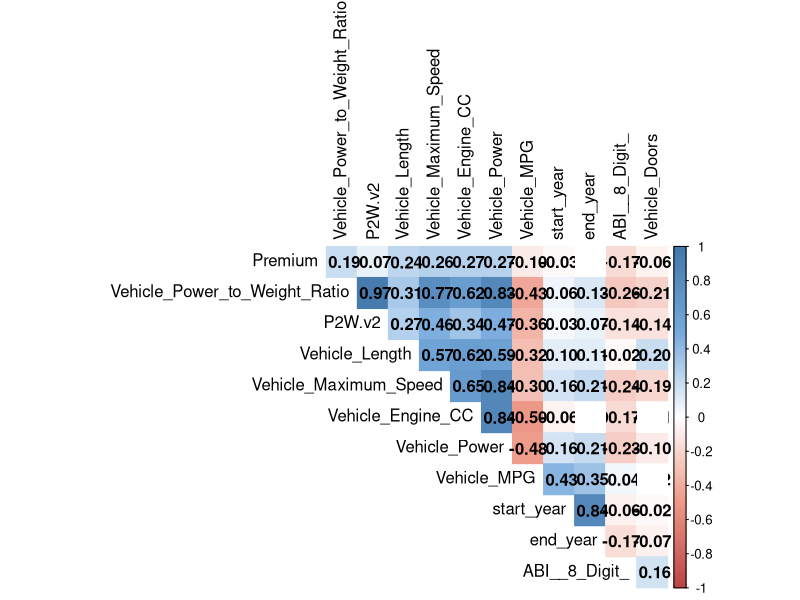
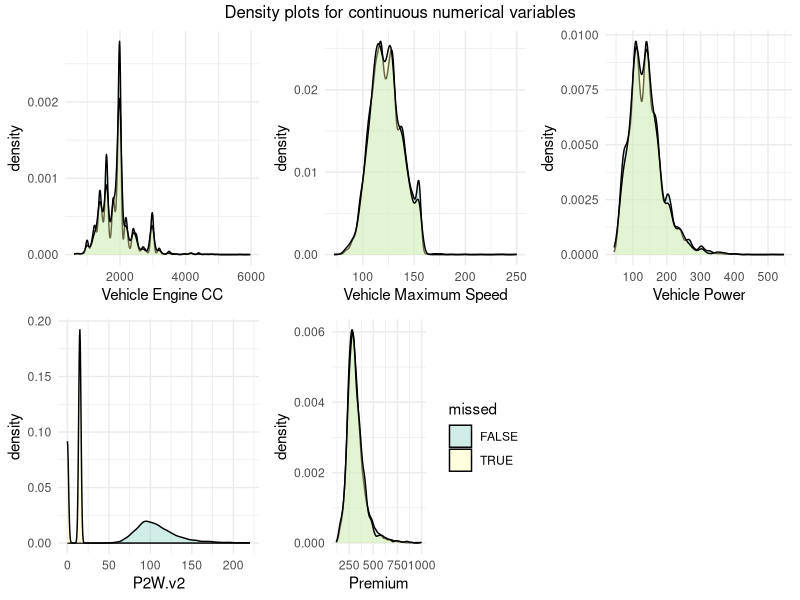
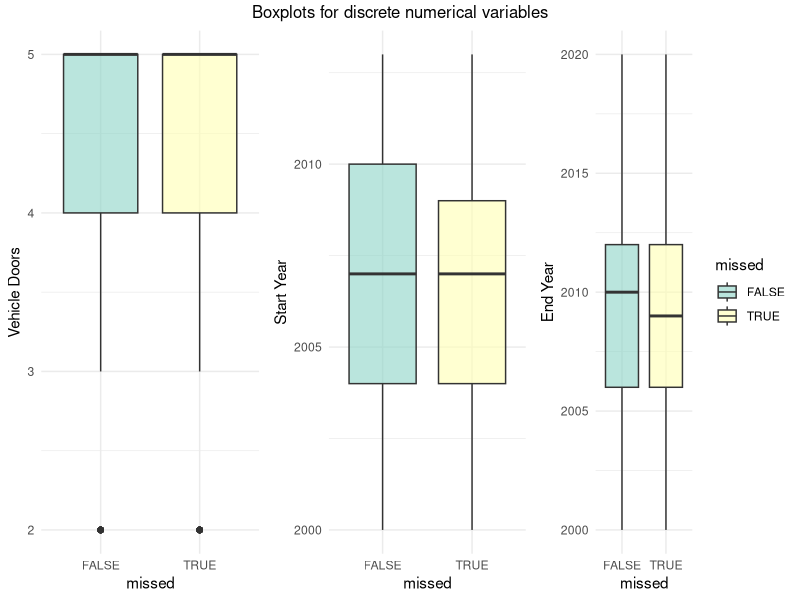
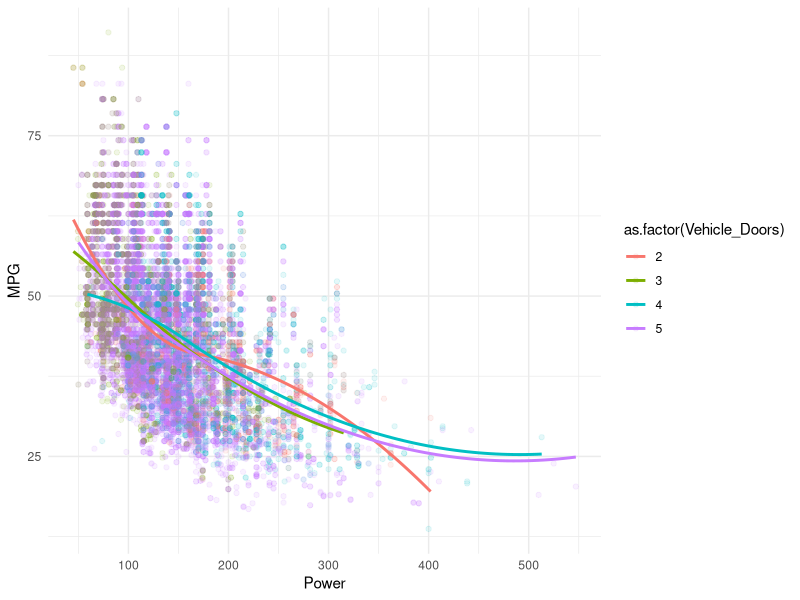
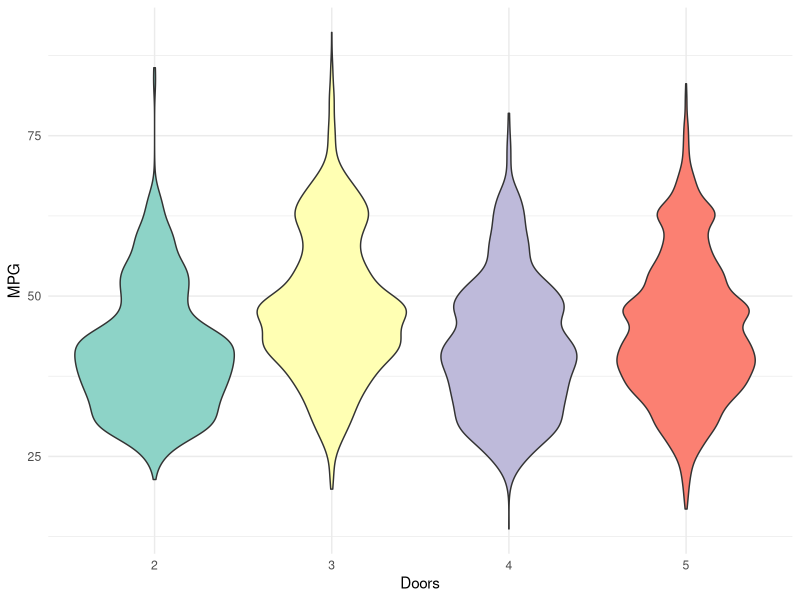
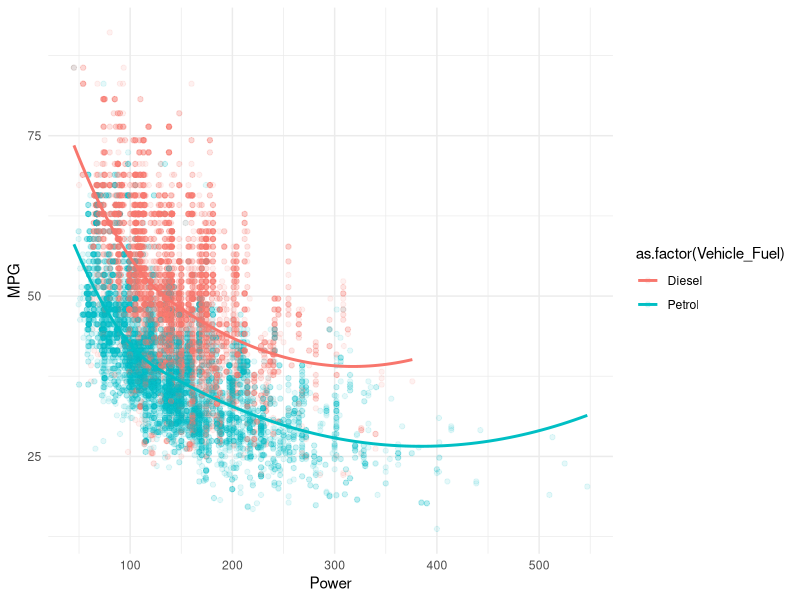
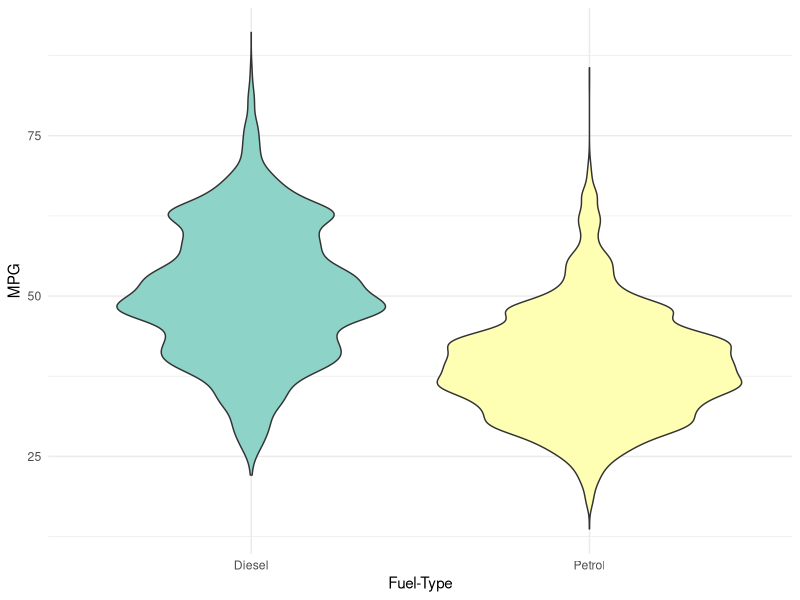
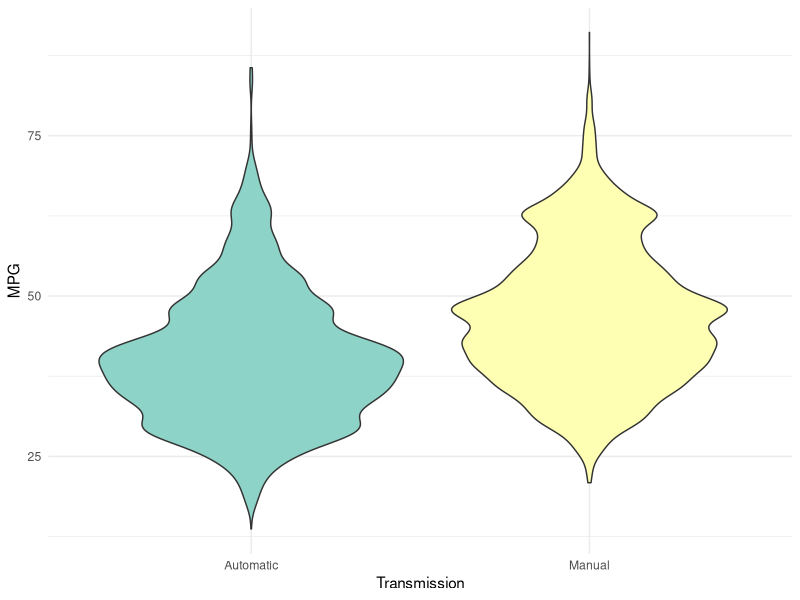

Generate these figures, in order, with R: (Note: this script raises an error after producing the figures.)
# Load libraries
library(tidyverse)
library(corrplot)
library(caret)
library(ggplot2)
library(gridExtra)
library(glmnet)
library(boot)
library(randomForest)

# Read data
vehicle_data = read.csv("Vehiclefile_Test.csv")
vehicle_data3=read.csv("Vehiclefile_Test.csv")

# Assess feature variable types
lapply(vehicle_data,class)

# Remove £ symbol from premium
vehicle_data$Premium = gsub("£","",vehicle_data$Premium)

# Split vehicle registration years into start and end year
vehicle_data$start_year = as.data.frame(str_split_fixed(vehicle_data$Vehicle_Years, "-", 2))[[1]]
vehicle_data$end_year = as.data.frame(str_split_fixed(vehicle_data$Vehicle_Years, "-", 2))[[2]]

# If vehicle currently registered then enter 2020 as end year
vehicle_data$end_year = as.character(vehicle_data$end_year)
vehicle_data[vehicle_data$end_year=="",]$end_year = "2020"

# List of variables to amend
numeric_variables = c("ABI__8_Digit_","Vehicle_Doors","Vehicle_Engine_CC","Vehicle_length",
                      "Vehicle_Maximum_Speed","Vehicle_MPG","Vehicle_Power Vehicle_Power_to_Weight_Ratio",
                      "Premium","P2W.v2","start_year","end_year")
catagorical_variables = c("Vehicle_Model","Vehicle_Brand","Vehicle_Transmission")
remove_variables = c("Vehicle_Years")

# Amend numerical data (NA's introduced)
vehicle_data[,which(names(vehicle_data) %in% numeric_variables)]=
  lapply(vehicle_data[,which(names(vehicle_data) %in% numeric_variables)],
         function(x) as.numeric(as.character(x)))

# Amend catagorical data
vehicle_data[,which(names(vehicle_data) %in% catagorical_variables)]=
  lapply(vehicle_data[,which(names(vehicle_data) %in% catagorical_variables)],
         function(x) as.factor(as.character(x)))

# Remove variables
vehicle_data=vehicle_data[,-which(names(vehicle_data) %in% remove_variables)]

# Check corrections
lapply(vehicle_data,class)
View(vehicle_data)
# Create colour palette for corrplot
col = colorRampPalette(c("#BB4444", "#EE9988", "#FFFFFF", "#77AADD", "#4477AA"))

# Pearson correlation coefficient, use only numeric variables
corr = cor(vehicle_data[,sapply(vehicle_data, is.numeric)],use = "pairwise.complete.obs")

# Significance levels
res =cor.mtest(vehicle_data[,sapply(vehicle_data, is.numeric)],use = "pairwise.complete.obs", conf.level = .95)

# Plot of correlation for all numeric variables
corrplot(corr,method="color",col=col(200),type="upper",tl.col = "black", addCoef.col = "black",
         tl.srt = 90,order="hclust",p.mat=res$p,insig="blank",sig.level=0.01,diag=F)

# Missing values:
summary(vehicle_data)
# There are 2030 missing Vehicle: Length, Power to Weigh Ratio and MPG (and 4060 missing premiums):
#   (1) Missing values intersect?
na_length = which(is.na(vehicle_data$Vehicle_Length))
na_ptwr = which(is.na(vehicle_data$Vehicle_Power_to_Weight_Ratio))
na_mpg = which(is.na(vehicle_data$Vehicle_MPG))
na_premium = which(is.na(vehicle_data$Premium))
length(Reduce(intersect, list(na_length,na_mpg,na_ptwr)))
#       Yes, all of them.
# Same overlap with premium?
length(Reduce(intersect, list(na_length,na_mpg,na_ptwr,na_premium)))
# No, only 396.

#   (2) Pattern of 2030 missing values or missing at random?

# Add a category for missing or not in new dataframe:
missed = rep(F,nrow(vehicle_data))
vehicle_data2 = cbind(vehicle_data,missed)
remove(missed)
vehicle_data2[na_length,]$missed = T

# Density plots of continuous numerical variables to assess distributions
p1 = ggplot(data=vehicle_data2,aes(x=Vehicle_Engine_CC,fill=missed))+geom_density(alpha=0.4)+
  scale_fill_brewer(palette="Set3") +labs(x="Vehicle Engine CC")+theme_minimal()+
  theme(legend.position = "none")
p2 = ggplot(data=vehicle_data2,aes(x=Vehicle_Maximum_Speed,fill=missed))+geom_density(alpha=0.4)+
  scale_fill_brewer(palette="Set3") +labs(x="Vehicle Maximum Speed")+theme_minimal()+
  theme(legend.position = "none")
p3 = ggplot(data=vehicle_data2,aes(x=Vehicle_Power,fill=missed))+geom_density(alpha=0.4)+
  scale_fill_brewer(palette="Set3") +labs(x="Vehicle Power")+theme_minimal()+
  theme(legend.position = "none")
p4 = ggplot(data=vehicle_data2,aes(x=P2W.v2,fill=missed))+geom_density(alpha=0.4)+
  scale_fill_brewer(palette="Set3") + xlim(c(0,220))+theme_minimal()+
  theme(legend.position = "none")
p5 = ggplot(data=vehicle_data2,aes(x=Premium,fill=missed))+geom_density(alpha=0.4)+
  scale_fill_brewer(palette="Set3")+theme_minimal()

# Plot together on a grid
grid.arrange(
  p1,p2,p3,p4,p5,
  nrow = 2,
  top = "Density plots for continuous numerical variables"
  )

# It appears that the values are not missing from random, in fact, the missing values seem to have
# much lower P2W.v2.

# Boxplots for discrete numerical data
b1 = ggplot(data=vehicle_data2,aes(x=missed,y=Vehicle_Doors,fill=missed))+geom_boxplot(alpha=.6)+
  scale_fill_brewer(palette="Set3")+theme_minimal()+labs(y="Vehicle Doors")+
  theme(legend.position = "none")
b2 = ggplot(data=vehicle_data2,aes(x=missed,y=start_year,fill=missed))+geom_boxplot(alpha=0.6)+
  scale_fill_brewer(palette="Set3")+theme_minimal()+labs(y="Start Year")+
  theme(legend.position = "none")
b3 = ggplot(data=vehicle_data2,aes(x=missed,y=end_year,fill=missed))+geom_boxplot(alpha=0.6)+
  scale_fill_brewer(palette="Set3")+theme_minimal()+labs(y="End Year")

# Plot together on a grid
grid.arrange(
  b1,b2,b3,
  nrow = 1,
  top = "Boxplots for discrete numerical variables"
)
# From these boxplots, all variables seem to have been picked at random

# distribution of car brands within missing values
round(prop.table(table(vehicle_data2$Vehicle_Brand,vehicle_data2$missed),2)*100,2)
# The proportions of car brand in missing and non-missing data are similar, 
# i.e. appear to be chosen at random.

# distribution of transmission within missing values
round(prop.table(table(vehicle_data2$Vehicle_Transmission,vehicle_data2$missed),2)*100,2)
# Distribution similar => random

# distribution of fuel type within missing values
round(prop.table(table(vehicle_data2$Vehicle_Fuel,vehicle_data2$missed),2)*100,2)
# Distribution similar => random

#   Conclude: Missing data pattern only appears for P2W.v2 as mentioned before
summary(vehicle_data[(na_length),]$P2W.v2)
summary(vehicle_data[-(na_length),]$P2W.v2)

levels(as.factor(vehicle_data[(na_length),]$P2W.v2))
# Upon further inspection, it appears that P2W.v2 takes either a value of 0 or 15 for missing values
# => this variable is unreliable (lowest P2W.v2 is 31.5)
# We will not be able to use this variable in predicting missing values.

# Multivariate missing data:
#   1. Are all of the same type, that is, numeric,
#   2. Do not appear to have strong correlations,
#   3. Imputation may create combinations that are impossible in real-life scenarios.

# Method:
#   -> Predict missing values separately using relevant non-missing features,
#   If there was not the same time-constraint:
#   -> Predict missing values using relevant non-missing features and 1 predicted feature
#   -> Predict missing values using relevant non-missing features and all other predicted features (if relevant)
#   -> Store the average result.

# Predicting MPG (assumptions):
#   -> Most likely relevant: Emgine-CC, max-speed, power, (Predicted:power to weight ratio)
#   -> Possibly relevant: Doors (more doors => heavier => lower mpg?),
#                         Fuel-type (similar reasoning to above)
#                         Transmission (automatic more fule efficient?)
#                         (Predicted:Length (longer => lower mpg?)) 

# Strong positive multicollinearity between vehicle power, max-speed and power
# (in particular vehicle power highly positively correlated to other 2)

# doors-mpg:
ggplot(vehicle_data[-na_length,],aes(Vehicle_Power,Vehicle_MPG,colour=as.factor(Vehicle_Doors)))+
  geom_point(alpha=0.1)+
  geom_smooth(se=F,method=lm,formula = y ~ splines::bs(x, degree=2,df=3))+theme_minimal()+
  labs(x="Power",y="MPG")
#Violin plot:
ggplot(vehicle_data[-na_length,],aes(as.factor(Vehicle_Doors),Vehicle_MPG,fill=as.factor(Vehicle_Doors)))+
  geom_violin()+theme_minimal()+theme(legend.position= "none")+
  scale_fill_brewer(palette="Set3")+labs(x="Doors",y="MPG")
# Not a huge difference. 3 door cars seem to have higher mpg in general.

# fuel-type-mpg:
ggplot(vehicle_data[-na_length,],aes(Vehicle_Power,Vehicle_MPG,colour=as.factor(Vehicle_Fuel)))+
  geom_point(alpha=0.1)+
  geom_smooth(se=F,method=lm,formula = y ~ splines::bs(x, degree=2,df=3))+theme_minimal()+
  labs(x="Power",y="MPG")
# Violin plot:
ggplot(vehicle_data[-na_length,],aes(Vehicle_Fuel,Vehicle_MPG,fill=Vehicle_Fuel))+
  geom_violin()+theme_minimal()+theme(legend.position= "none")+
  scale_fill_brewer(palette="Set3")+labs(x="Fuel-Type",y="MPG")
# Appears that Diesal cars have higher mpg

# transmission-mpg: violin plot
ggplot(vehicle_data[-na_length,],aes(Vehicle_Transmission,Vehicle_MPG,fill=Vehicle_Transmission))+
  geom_violin()+theme_minimal()+theme(legend.position= "none")+
  scale_fill_brewer(palette="Set3")+labs(x="Transmission",y="MPG")
# Appears that there are some manual cars with higher mpg

# Length-mpg
ggplot(vehicle_data[-na_length,],aes(Vehicle_Length,Vehicle_MPG,colour=as.factor(Vehicle_Doors)))+
  geom_point(alpha=.2)+theme_minimal()+labs(x="Length",y="MPG")
# Appears to be no meaningful effect

# Predicting length assumptions:
#   -> Most likely relevant: !doors!, max-speed, engine-cc, power
#   -> possibly relevant: transmission?, fuel-type?

# Doors-length: 
ggplot(vehicle_data[-na_length,],aes(Vehicle_Power,Vehicle_Length,colour=as.factor(Vehicle_Doors)))+
  geom_point(alpha=0.1)+
  geom_smooth(se=F,method=lm,formula = y ~ splines::bs(x, degree=2,df=3))+theme_minimal()+
  labs(x="Power",y="Length")
# Violin plot:
ggplot(vehicle_data[-na_length,],aes(as.factor(Vehicle_Doors),Vehicle_Length,fill=as.factor(Vehicle_Doors)))+
  geom_violin()+theme_minimal()+theme(legend.position= "none")+
  scale_fill_brewer(palette="Set3")+labs(x="Doors",y="Length")+ylim(c(2500,5500))
# 3 door cars are shortest, 4 door cars are longest, 5 door cars are eavenly spread out.

#transmission-length:
ggplot(vehicle_data[-na_length,],aes(Vehicle_Transmission,Vehicle_Length,fill=Vehicle_Transmission))+
  geom_violin()+theme_minimal()+theme(legend.position= "none")+
  scale_fill_brewer(palette="Set3")+labs(x="Transmission",y="Length")
# Manual slightly shorter? not much difference

#fueltype-length:
ggplot(vehicle_data[-na_length,],aes(Vehicle_Fuel,Vehicle_Length,fill=Vehicle_Fuel))+
  geom_violin()+theme_minimal()+theme(legend.position= "none")+
  scale_fill_brewer(palette="Set3")+labs(x="Fuel Type",y="Length")
# Petrol slightly shorter? not much difference

# Predicting p2wr assumptions:
#   -> Most likely relevant: max-speed, power, engine-cc, (pred:mpg) (from corrplot)
#   -> other catagorical variables not as relevant here?

# Due to time constraints I am not considering interaction terms and will only consider higher order terms
# of numerical variables up to cubic terms.

# Choosing a model for MPG:
# Variables chosen: fuel-type, engine-cc, maxspeed, power & power-to-weight-ratio.
# Assess what level of higher order terms to choose:

set.seed(123)
# Choose K=9 for cross-validation => test set will be ~2000 = size of missing values
cv.errors=rep(0,9)
for (i in 1:3){
  for (j in 1:3){
    # Build linear model
    mpg_lm1 = glm(Vehicle_MPG~Vehicle_Fuel+poly(Vehicle_Maximum_Speed,i)+poly(Vehicle_Power,j),
                  data=vehicle_data[-na_length,])
    # Save cross-validation estimate of test error
    cv.errors[(i-1)*3+j]=cv.glm(vehicle_data[-na_length,],mpg_lm1,K=9)$delta[1]
  }
}
cv.errors
# Choose quadratic vehicle_power and linear max-speed variables
# (reduction in error for higher terms negligable compared to
# the increase in polynomial term overfitting caused.)

# Assess linear model
mpg_lm1_fin = lm(Vehicle_MPG~Vehicle_Fuel+Vehicle_Maximum_Speed+poly(Vehicle_Power,2),
                 data=vehicle_data[-na_length,])

# Check params ---> all highly significant
summary(mpg_lm1_fin)

# Assess linearity assumptions:
plot(mpg_lm1_fin)
# Residuals-vs-fitted => no heteroskedasticity
# QQ plot and residuals-vs-levarage => outliers may skew parameter results

# Compare various linear models using cross-validation:
set.seed(1)
train.control <- trainControl(method = "cv", number = 9)
summary(vehicle_data[-which(is.na(vehicle_data)),])
#LS
ls_model <- train(Vehicle_MPG ~ Vehicle_Engine_CC+poly(Vehicle_Power,2)+
                    Vehicle_Maximum_Speed+Vehicle_Fuel, data = vehicle_data[-na_length,],
                  method = "lm",trControl = train.control,na.action = na.exclude)
#Ridge
ridge_model <- train(Vehicle_MPG ~ Vehicle_Engine_CC+poly(Vehicle_Power,2)+
                       Vehicle_Maximum_Speed+Vehicle_Fuel, data = vehicle_data[-na_length,], method = "ridge",
                     trControl = train.control,na.action = na.exclude)
#Lasso
lasso_model <- train(Vehicle_MPG ~ Vehicle_Engine_CC+poly(Vehicle_Power,2)+
                       Vehicle_Maximum_Speed+Vehicle_Fuel, data=vehicle_data[-na_length,], method = "lasso",
                     trControl = train.control,na.action = na.exclude)
#PCR
pcr_model <- train(Vehicle_MPG ~ Vehicle_Engine_CC+poly(Vehicle_Power,2)+
                     Vehicle_Maximum_Speed+Vehicle_Fuel, data=vehicle_data[-na_length,], method = "pcr",
                   trControl = train.control,na.action = na.exclude)

#Compare linear models using the root mean square error metric (estimate of model standard error)
results <- resamples(list(LS=ls_model,RIDGE=ridge_model,LASSO=lasso_model,PCR=pcr_model))
bwplot(results,metric = "RMSE")
# From the plot it is clear that ridge regression is the best performing

# The final value used for the model was lambda = 1e-04 (regularisation parameter)

# Predict missing MPG:
missing_data = vehicle_data[na_length,]
mpg_pred = predict(ridge_model,newdata = missing_data)

#Round to 1dp and insert missing values (there are two eronious data points with various NA's that I ignore)
missing_ids = intersect(names(mpg_pred),rownames(missing_data))
missing_data[missing_ids,]$Vehicle_MPG=round(mpg_pred,1)

# Insert into vehicle_data:
vehicle_data[missing_ids,]$Vehicle_MPG=round(mpg_pred,1)

"
METHOD:
  PROS:
    -> Prediction accuracy of the ridge regression model for mpg was good.
    -> Variance of RMSE was low (from boxplot)
    -> More accurate than imputing mean/median/mode
  CONS:
    -> Error in prediction unavoidable
    -> May create MPG values that are impossible in real-life
"

#Simple linear model to predict length
simple_lin_length = glm(Vehicle_Length~Vehicle_Doors+Vehicle_Maximum_Speed+Vehicle_Engine_CC+Vehicle_Power,
                       data=vehicle_data[-na_length,])
cv_errs_length = cv.glm(vehicle_data[-na_length,],simple_lin_length,K=9)

# Assess cv-error
cv_errs_length$delta[1]
# 70784.57 => linear modelling not appropriate (error far too high)

# Hence a better method to handle missing length is to impute group median/mean length for each door type:
vehicle_data %>%
  group_by(Vehicle_Doors) %>%
  summarise(MEDIAN=median(Vehicle_Length,na.rm=T),MEAN=mean(Vehicle_Length,na.rm=T),FREQ = n())
# The mean length for each group is lower than median => mean not skewed by outliers

# Hence impute group mean length for missing length values
vehicle_data$Vehicle_Length=ave(vehicle_data$Vehicle_Length,vehicle_data$Vehicle_Doors,
                                FUN=function(x) ifelse(is.na(x), mean(x,na.rm=TRUE), x))

"
METHOD:
  PROS:
    -> There will be no impossible values (i.e. negative or massive lengths)
    -> Computationally time and cost efficient (unlike, say, random forest)
  CONS:
    -> The true test error will be high
    -> May create impossible combinations with other variables
"

"
Build model for power to weight ratio?
variables: max-speed, power, engine-cc, (pred:mpg)
(If P2W.v2 was available the prediction would be much more accurate since their correlation ≈ perfect positive)
"
for (i in 1:2){
  for (j in 1:2){
    for (k in 1:2){
      lm_p2w = glm(Vehicle_Power_to_Weight_Ratio~poly(Vehicle_Maximum_Speed,k)+
                     poly(Vehicle_Power,j)+poly(Vehicle_Engine_CC,i)+Vehicle_MPG,
        data = vehicle_data[-na_length,])
      print(cv.glm(vehicle_data[-na_length,],lm_p2w,K=9)$delta[1])
    }
  }
}
# Choose max-speed quadratic, all else linear (largest reduction in cv-error)
#Train multiple linear models as before:
#LS
ls_model2 <- train(Vehicle_Power_to_Weight_Ratio~poly(Vehicle_Maximum_Speed,2)+
                     Vehicle_Power+Vehicle_Engine_CC+Vehicle_MPG, data = vehicle_data[-na_length,],
                  method = "lm",trControl = train.control,na.action = na.exclude)
#Ridge
ridge_model2 <- train(Vehicle_Power_to_Weight_Ratio~poly(Vehicle_Maximum_Speed,2)+
                        Vehicle_Power+Vehicle_Engine_CC+Vehicle_MPG, data = vehicle_data[-na_length,], method = "ridge",
                     trControl = train.control,na.action = na.exclude)
#Lasso
lasso_model2 <- train(Vehicle_Power_to_Weight_Ratio~poly(Vehicle_Maximum_Speed,2)+
                        Vehicle_Power+Vehicle_Engine_CC+Vehicle_MPG, data=vehicle_data[-na_length,], method = "lasso",
                     trControl = train.control,na.action = na.exclude)
#PCR
pcr_model2 <- train(Vehicle_Power_to_Weight_Ratio~poly(Vehicle_Maximum_Speed,2)+
                      Vehicle_Power+Vehicle_Engine_CC+Vehicle_MPG, data=vehicle_data[-na_length,], method = "pcr",
                   trControl = train.control,na.action = na.exclude)

#Compare linear models using the root mean square error metric (estimate of model standard error)
results2 <- resamples(list(LS=ls_model2,RIDGE=ridge_model2,LASSO=lasso_model2,PCR=pcr_model2))
bwplot(results2,metric = "RMSE")
# From the plot it shows that, by RMSE, ridge is best performing. However, lasso is not too far behind,
# and the variance in error is much lower so this is a better choice.

# Predict power to weight ratio using lasso model
pred_p2wr = predict(lasso_model2,newdata=vehicle_data[na_length,])
# Insert predicted values:
vehicle_data[missing_ids,]$Vehicle_Power_to_Weight_Ratio=round(pred_p2wr,1)
View(vehicle_data)

length(levels(vehicle_data$Vehicle_Brand))
"
METHOD pro's and con's same as with predicting mpg. As mentioned before if P2W.v2 was available predictions
would be far more accurate. It would be interesting to see how MICE algorithm would have dealt with the NA's.
"

# How does the lasso model handle adding car-brand?
large_lasso<- train(Vehicle_Power_to_Weight_Ratio~Vehicle_Maximum_Speed+
                        Vehicle_Power+Vehicle_Engine_CC+Vehicle_MPG+Vehicle_Brand, data=vehicle_data[-na_length,], method = "lasso",
                      trControl = train.control,na.action = na.exclude)

results2 <- resamples(list(LS=ls_model2,RIDGE=ridge_model2,LASSO=lasso_model2,PCR=pcr_model2,LargeLasso=large_lasso))
bwplot(results2,metric = "RMSE")
# Addition of brand variable reduces the RMSE by ~ 0.5. This is a great improvement, however the model failed to
# fit at 3 folds on the optimal regularisation parameter due to zero variance of some columns.

"
Issues with using imputed variables in predicting premium:
  -> Error in imputed values will create inaccurate param's in the fitted model
    => use non-imputed values to train model.
"
length(intersect(missing_ids,which(is.na(vehicle_data$Premium))))
# 394 entries have missing (imputed) feature values and missing premium.
length(which(is.na(vehicle_data$Premium)))-394
# This leaves 3636 entries that can be predicted using non-imputed feature values.

"
This is important to know because we need to be able to assess how much effect the imputed values
has on the predicted premium.
"







